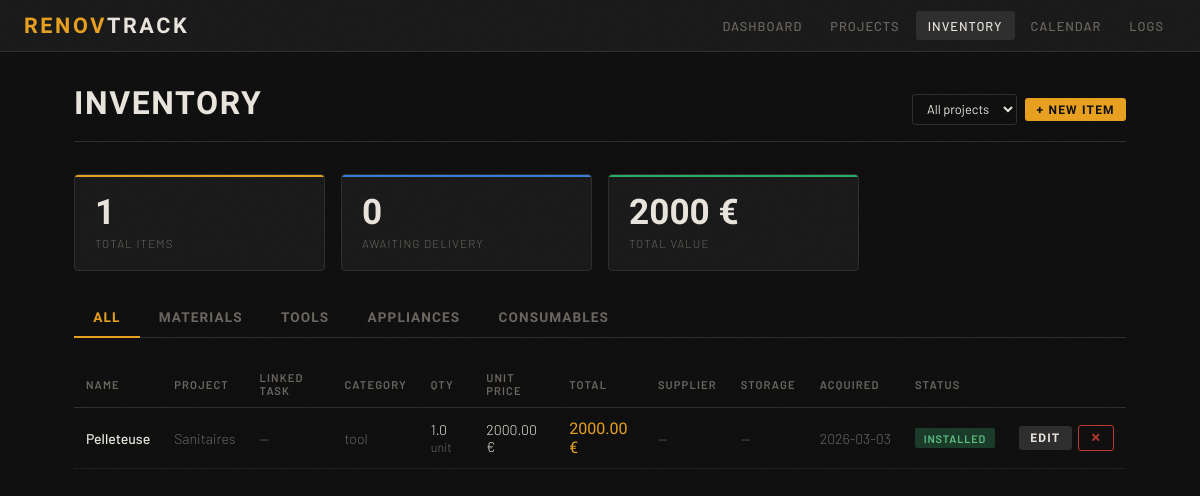
The page /inventory on the database as committed earlier.
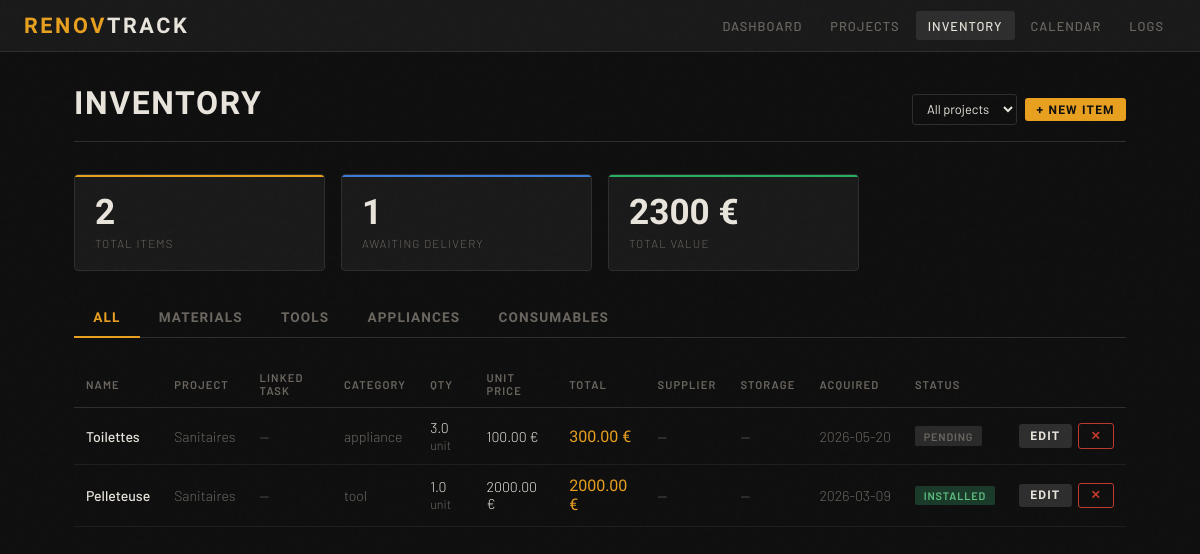
The same page on the database as committed later.
### app/models/models.py (models this page shows, shortened)
class InventoryItemBase(SQLModel):
    name: str
    category: str = "material"  # material | tool | appliance | consumable
    quantity: float = 0.0
    unit: str = "unit"
    unit_price: float = 0.0
    status: str = "pending"  # pending | ordered | delivered | installed
    supplier: Optional[str] = None
    acquisition_date: Optional[date] = None
    storage: Optional[str] = None
    notes: Optional[str] = None

class InventoryItem(InventoryItemBase, table=True):
    id: Optional[int] = Field(default=None, primary_key=True)
    project_id: Optional[int] = Field(foreign_key="project.id")
    zone_id: Optional[int] = Field(default=None, foreign_key="zone.id")
    linked_task_id: Optional[int] = Field(default=None, foreign_key="task.id")
    created_at: datetime = Field(default_factory=datetime.utcnow)
    project: Optional[Project] = Relationship(back_populates="inventory_items")
    zone: Optional[Zone] = Relationship(back_populates="inventory_items")
    linked_task: Optional[Task] = Relationship(back_populates="inventory_items")

class ProjectBase(SQLModel):
    name: str
    description: Optional[str] = None
    status: str = "planning"  # planning | active | on_hold | done
    budget_total: float = 0.0
    start_date: Optional[date] = None
    estimated_end_date: Optional[date] = None

class Project(ProjectBase, table=True):
    id: Optional[int] = Field(default=None, primary_key=True)
    building_id: int = Field(foreign_key="building.id")
    created_at: datetime = Field(default_factory=datetime.utcnow)
    building: Building = Relationship(back_populates="projects")
    zones: List["Zone"] = Relationship(back_populates="project")
    tasks: List["Task"] = Relationship(back_populates="project")
    inventory_items: List["InventoryItem"] = Relationship(back_populates="project")
    expenses: List["Expense"] = Relationship(back_populates="project")
    daily_logs: List["DailyLog"] = Relationship(back_populates="project")

### app/routers/pages.py (the view)
@router.get("/inventory")
async def inventory_page(
    request: Request,
    project_id: Optional[int] = Query(default=None),
    session: AsyncSession = Depends(get_session),
):
    q = select(InventoryItem)
    if project_id:
        q = q.where(InventoryItem.project_id == project_id)
    items_r = await session.execute(
        q.order_by(
            InventoryItem.acquisition_date.desc().nullslast(), InventoryItem.name
        )
    )
    items = items_r.scalars().all()
    proj_r = await session.execute(select(Project))
    proj_map = {p.id: p for p in proj_r.scalars().all()}
    task_r = await session.execute(select(Task))
    task_map = {t.id: t for t in task_r.scalars().all()}
    for item in items:
        item.project = proj_map.get(item.project_id)
        item.linked_task = (
            task_map.get(item.linked_task_id) if item.linked_task_id else None
        )
    return templates.TemplateResponse(
        "inventory.html",
        {
            "request": request,
            "items": items,
            "projects": list(proj_map.values()),
            "selected_project_id": project_id,
        },
    )

### app/templates/inventory.html (shortened to what this page needs)
{% extends "base.html" %}
{% block content %}
<div class="page-header">
  <h1>Inventory</h1>
  <div style="display:flex;gap:0.5rem;align-items:center">
    <select id="project-filter" onchange="applyFilter()" style="width:auto;padding:0.35rem 0.65rem;font-size:0.8rem">
      <option value="">All projects</option>
    </select>
    <button class="btn btn-primary btn-sm"
      hx-get="/inventory/new{% if selected_project_id %}?project_id={{ selected_project_id }}{% endif %}"
      hx-target="#modal-container"
      hx-swap="innerHTML">+ New Item</button>
  </div>
</div>
{% if items %}
<div class="grid-3" style="margin-bottom:1.75rem">
  <div class="stat-box">
    <div class="stat-value">{{ items|length }}</div>
    <div class="stat-label">Total Items</div>
  </div>
  <div class="stat-box blue">
    <div class="stat-value">{{ items|selectattr('status','eq','pending')|list|length + items|selectattr('status','eq','ordered')|list|length }}</div>
    <div class="stat-label">Awaiting Delivery</div>
  </div>
  <div class="stat-box green" style="--accent-line: var(--success)">
    {% set total_val = namespace(v=0) %}
    {% for i in items %}{% if i.unit_price %}{% set total_val.v = total_val.v + i.unit_price * i.quantity %}{% endif %}{% endfor %}
    <div class="stat-value">{{ "%.0f"|format(total_val.v) }} €</div>
    <div class="stat-label">Total Value</div>
  </div>
</div>
{% endif %}
<div class="tabs" id="cat-tabs">
  <a class="tab active" href="#" onclick="filterCat(event,'all')">All</a>
  <a class="tab" href="#" onclick="filterCat(event,'material')">Materials</a>
  <a class="tab" href="#" onclick="filterCat(event,'tool')">Tools</a>
  <a class="tab" href="#" onclick="filterCat(event,'appliance')">Appliances</a>
  <a class="tab" href="#" onclick="filterCat(event,'consumable')">Consumables</a>
</div>
{% if items %}
<div style="overflow-x:auto">
<table id="inventory-table">
  <thead>
    <tr>
      <th>Name</th>
      <th>Project</th>
      <th>Linked Task</th>
      <th>Category</th>
      <th>Qty</th>
      <th>Unit Price</th>
      <th>Total</th>
      <th>Supplier</th>
      <th>Storage</th>
      <th>Acquired</th>
      <th>Status</th>
      <th></th>
    </tr>
  </thead>
  <tbody>
  {% for item in items %}
  <tr data-cat="{{ item.category }}" data-project="{{ item.project_id }}">
    <td>
      <span style="font-weight:500">{{ item.name }}</span>
    </td>
    <td style="color:var(--muted)">
      {% if item.project %}<a href="/projects/{{ item.project_id }}" style="color:var(--muted);text-decoration:none;hover:color:var(--text)">{{ item.project.name }}</a>{% else %}—{% endif %}
    </td>
    <td style="color:var(--muted)">
      {% if item.linked_task %}{{ item.linked_task.title }}{% else %}—{% endif %}
    </td>
    <td style="color:var(--muted)">{{ item.category }}</td>
    <td>{{ item.quantity }} <span style="color:var(--muted);font-size:0.78rem">{{ item.unit }}</span></td>
    <td>
      {% if item.unit_price is not none %}
      {{ "%.2f"|format(item.unit_price) }} €
      {% else %}—{% endif %}
    </td>
    <td style="font-family:'Barlow Condensed',sans-serif;font-size:1rem;color:var(--accent)">
      {% if item.unit_price is not none %}
      {{ "%.2f"|format(item.unit_price * item.quantity) }} €
      {% else %}—{% endif %}
    </td>
    <td style="color:var(--muted)">{{ item.supplier or "—" }}</td>
    <td style="color:var(--muted)">{{ item.storage or "—" }}</td>
    <td style="color:var(--muted);white-space:nowrap">{{ item.acquisition_date or "—" }}</td>
    <td><span class="badge badge-{{ item.status }}">{{ item.status }}</span></td>
    <td style="white-space:nowrap">
      <button class="btn btn-secondary btn-sm"
        hx-get="/inventory/{{ item.id }}/edit"
        hx-target="#modal-container"
        hx-swap="innerHTML">Edit</button>
      <button class="btn btn-danger btn-sm"
        hx-delete="/inventory/{{ item.id }}"
        hx-confirm="Delete {{ item.name }}?"
        hx-target="closest tr"
        hx-swap="outerHTML"
        style="margin-left:0.25rem">✕</button>
    </td>
  </tr>
  {% endfor %}
  </tbody>
</table>
</div>
{% endif %}
{% endblock %}

### app/templates/base.html (shortened to what this page needs)
<!doctype html>
<html lang="en">
    <head>
    </head>
    <body>
        <nav>
            <a href="/" class="nav-brand">Renov<span>Track</span></a>
            <div class="nav-links">
                <a href="/" class="{% if request.url.path == '/' %}active{% endif %}">Dashboard</a>
                <a
                    href="/projects"
                    class="{% if '/projects' in request.url.path %}active{% endif %}"
                    >Projects</a
                >
                <a
                    href="/inventory"
                    class="{% if '/inventory' in request.url.path %}active{% endif %}"
                    >Inventory</a
                >
                <a
                    href="/calendar"
                    class="{% if '/calendar' in request.url.path %}active{% endif %}"
                    >Calendar</a
                >
                <a
                    href="/logs"
                    class="{% if request.url.path == '/logs' or request.url.path.startswith('/logs/') %}active{% endif %}"
                    >Logs</a
                >
            </div>
        </nav>
        <div class="container">{% block content %}{% endblock %}</div>
    </body>
</html>

### app/templates/base.html (style rules this page uses)
:root { --bg: #0f0f0f; --surface: #1a1a1a; --border: #2e2e2e; --text: #e8e4dc; --muted: #6b6660; --accent: #e8a020; --accent2: #3a7bd5; --danger: #c0392b; --success: #27ae60; --warn: #e67e22; }
* { box-sizing: border-box; margin: 0; padding: 0; }
body { background: var(--bg); color: var(--text); font-family: "Barlow", sans-serif; font-weight: 300; min-height: 100vh; font-size: 15px; }
body::before { content: ""; position: fixed; inset: 0; pointer-events: none; z-index: 9999; opacity: 0.4; }
nav { background: var(--surface); border-bottom: 1px solid var(--border); padding: 0 1.5rem; display: flex; align-items: center; justify-content: space-between; height: 52px; position: sticky; top: 0; z-index: 100; }
.nav-brand { font-family: "Barlow Condensed", sans-serif; font-weight: 700; font-size: 1.35rem; letter-spacing: 0.12em; text-transform: uppercase; color: var(--accent); text-decoration: none; }
.nav-brand span { color: var(--text); }
.nav-links { display: flex; gap: 0.25rem; }
.nav-links a { color: var(--muted); text-decoration: none; font-size: 0.8rem; font-weight: 500; letter-spacing: 0.08em; text-transform: uppercase; padding: 0.4rem 0.75rem; border-radius: 3px; transition: color 0.15s, background 0.15s; }
.nav-links a:hover, .nav-links a.active { color: var(--text); background: var(--border); }
.container { max-width: 1100px; margin: 0 auto; padding: 2rem 1.5rem; }
.page-header { display: flex; align-items: baseline; justify-content: space-between; margin-bottom: 2rem; padding-bottom: 1rem; border-bottom: 1px solid var(--border); }
.page-header h1 { font-family: "Barlow Condensed", sans-serif; font-size: 2rem; font-weight: 700; letter-spacing: 0.05em; text-transform: uppercase; }
.grid-3 { display: grid; grid-template-columns: repeat(auto-fill, minmax(220px, 1fr)); gap: 1rem; }
.stat-box { background: var(--surface); border: 1px solid var(--border); border-radius: 4px; padding: 1.25rem; position: relative; overflow: hidden; }
.stat-box::before { content: ""; position: absolute; top: 0; left: 0; right: 0; height: 2px; background: var(--accent); }
.stat-box.blue::before { background: var(--accent2); }
.stat-box.green::before { background: var(--success); }
.stat-value { font-family: "Barlow Condensed", sans-serif; font-size: 2.2rem; font-weight: 700; line-height: 1; color: var(--text); }
.stat-label { font-size: 0.72rem; letter-spacing: 0.1em; text-transform: uppercase; color: var(--muted); margin-top: 0.35rem; }
.badge { display: inline-block; font-size: 0.68rem; font-weight: 600; letter-spacing: 0.08em; text-transform: uppercase; padding: 0.2rem 0.55rem; border-radius: 2px; }
.badge-pending { background: #2a2a2a; color: var(--muted); }
.badge-installed { background: #1a3a2a; color: #60c080; }
.btn { display: inline-flex; align-items: center; gap: 0.4rem; font-family: "Barlow Condensed", sans-serif; font-weight: 600; font-size: 0.82rem; letter-spacing: 0.1em; text-transform: uppercase; padding: 0.5rem 1rem; border-radius: 3px; border: none; cursor: pointer; text-decoration: none; transition: all 0.15s; }
.btn-primary { background: var(--accent); color: #0f0f0f; }
.btn-secondary { background: var(--border); color: var(--text); }
.btn-danger { background: transparent; color: var(--danger); border: 1px solid var(--danger); }
.btn-sm { padding: 0.3rem 0.7rem; font-size: 0.75rem; }
input, select, textarea { width: 100%; background: var(--bg); border: 1px solid var(--border); color: var(--text); padding: 0.55rem 0.75rem; border-radius: 3px; font-family: "Barlow", sans-serif; font-size: 0.9rem; transition: border-color 0.15s; }
table { width: 100%; border-collapse: collapse; }
th { font-size: 0.7rem; font-weight: 600; letter-spacing: 0.1em; text-transform: uppercase; color: var(--muted); text-align: left; padding: 0.6rem 0.75rem; border-bottom: 1px solid var(--border); }
td { padding: 0.7rem 0.75rem; border-bottom: 1px solid #1e1e1e; font-size: 0.88rem; vertical-align: middle; }
.tabs { display: flex; gap: 0; border-bottom: 1px solid var(--border); margin-bottom: 1.5rem; }
.tab { font-family: "Barlow Condensed", sans-serif; font-size: 0.85rem; font-weight: 600; letter-spacing: 0.08em; text-transform: uppercase; padding: 0.65rem 1.2rem; color: var(--muted); cursor: pointer; border-bottom: 2px solid transparent; margin-bottom: -1px; transition: color 0.15s, border-color 0.15s; text-decoration: none; }
.tab.active { color: var(--accent); border-bottom-color: var(--accent); }

Rows that differ between the two databases and show on the page:
added InventoryItem: name "Toilettes", project.name "Sanitaires", category "appliance", quantity "3.0", unit "unit", unit_price "100.00", item.unit_price*item.quantity "300.00", supplier "—", storage "—", acquisition_date "2026-05-20", status "PENDING"
changed InventoryItem "Pelleteuse": acquisition_date "2026-03-03" → "2026-03-09"
Other text that changed with them:
{{ items|length }}: "1" → "2"
{{ "%.0f"|format(total_val.v) }}: "2000" → "2300"
text no longer shown: "0"
text now shown: "1"
